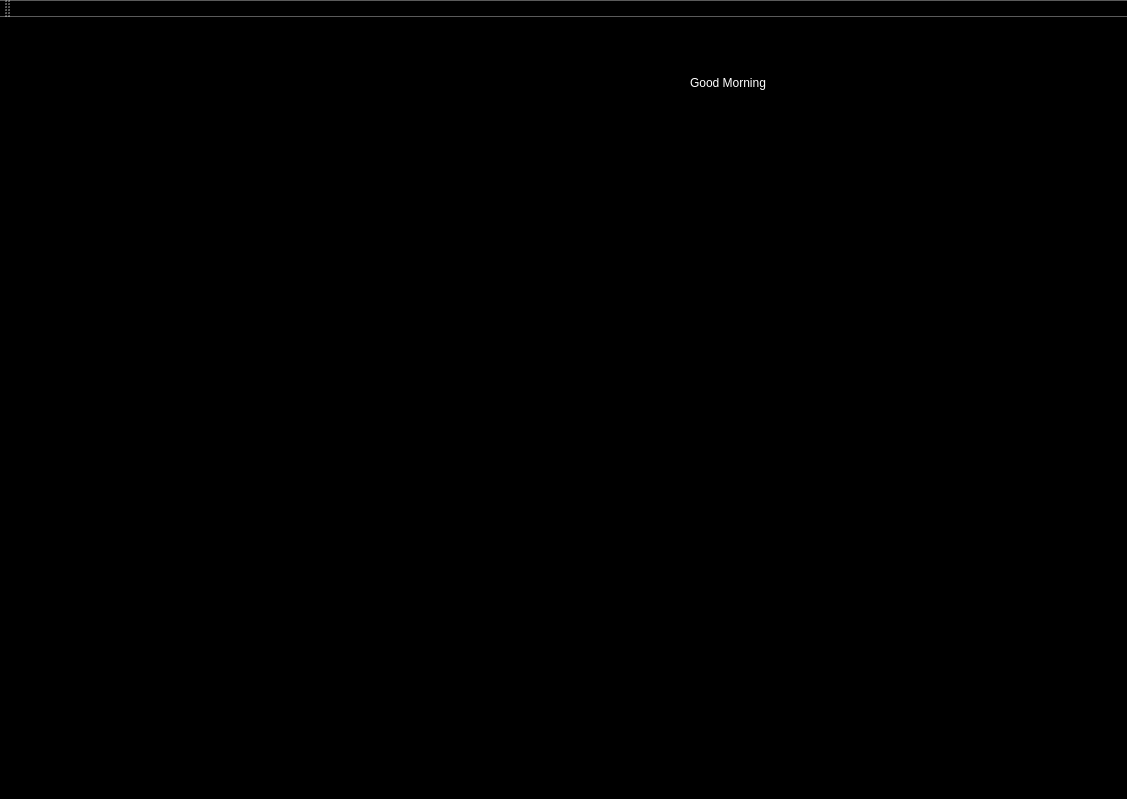
<?xml version="1.0" encoding="UTF-8"?>
<ui version="4.0">
 <class>MainWindow</class>
 <widget class="QMainWindow" name="MainWindow">
  <property name="geometry">
   <rect>
    <x>0</x>
    <y>0</y>
    <width>1127</width>
    <height>799</height>
   </rect>
  </property>
  <property name="cursor">
   <cursorShape>IBeamCursor</cursorShape>
  </property>
  <property name="mouseTracking">
   <bool>true</bool>
  </property>
  <property name="acceptDrops">
   <bool>true</bool>
  </property>
  <property name="windowTitle">
   <string>MainWindow</string>
  </property>
  <property name="styleSheet">
   <string notr="true">background-color: rgb(0, 0, 0);</string>
  </property>
  <property name="inputMethodHints">
   <set>Qt::ImhHiddenText|Qt::ImhNoAutoUppercase|Qt::ImhNoPredictiveText|Qt::ImhSensitiveData</set>
  </property>
  <widget class="QWidget" name="centralWidget">
   <widget class="QLabel" name="label">
    <property name="geometry">
     <rect>
      <x>690</x>
      <y>10</y>
      <width>401</width>
      <height>111</height>
     </rect>
    </property>
    <property name="styleSheet">
     <string notr="true">font: 8pt &quot;MS Shell Dlg 2&quot;;
color: rgb(255, 255, 255);</string>
    </property>
    <property name="text">
     <string>Good Morning</string>
    </property>
   </widget>
   <widget class="QWidget" name="widget" native="true">
    <property name="geometry">
     <rect>
      <x>40</x>
      <y>20</y>
      <width>451</width>
      <height>661</height>
     </rect>
    </property>
   </widget>
   <widget class="QLineEdit" name="lineEdit">
    <property name="geometry">
     <rect>
      <x>760</x>
      <y>280</y>
      <width>113</width>
      <height>20</height>
     </rect>
    </property>
   </widget>
  </widget>
  <widget class="QMenuBar" name="menuBar">
   <property name="geometry">
    <rect>
     <x>0</x>
     <y>0</y>
     <width>1127</width>
     <height>21</height>
    </rect>
   </property>
  </widget>
  <widget class="QToolBar" name="mainToolBar">
   <attribute name="toolBarArea">
    <enum>TopToolBarArea</enum>
   </attribute>
   <attribute name="toolBarBreak">
    <bool>false</bool>
   </attribute>
  </widget>
  <widget class="QStatusBar" name="statusBar"/>
 </widget>
 <layoutdefault spacing="6" margin="11"/>
 <resources/>
 <connections/>
</ui>
